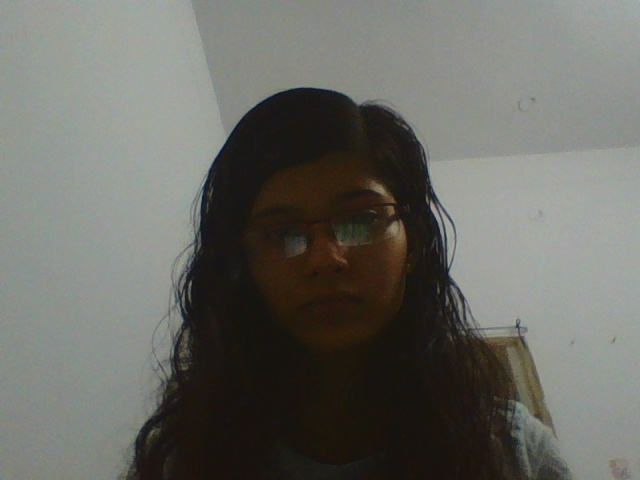
//> input picture assignments/assignment0/cameraFrames/124.jpg, 640 x 480 px, given in place of me6.webm, which was not available
$ ./chromaKey   (built with g++ and OpenCV 4)
//> lines starting //> are read from the running program, lines starting //| are printed output that depends on the picture; pictures that were not available may be replaced by others from this repository, and a replacement may not be noted
#include<opencv2/core/core.hpp>
#include<opencv2/highgui/highgui.hpp>
#include<opencv2/imgproc/imgproc.hpp>
#include<iostream>
#include<string>

using namespace cv;
using namespace std;

int main(int argc, char** argv) {
   string foregrndPath("me6.webm");
   string backgrndPath("Fly To Space Earth.mp4");
   if(argc == 3) {
    foregrndPath = argv[1];
    backgrndPath = argv[2];
   }

   VideoCapture foregrndCap(foregrndPath);
   if(!foregrndCap.isOpened()) {
      cerr << "Cannot open 1st video!" << endl;
      return -1;
   }
   double foregrndFps = foregrndCap.get(CV_CAP_PROP_FPS);

   VideoCapture backgrndCap(backgrndPath);
   if(!backgrndCap.isOpened()) {
      cerr << "Cannot open 2nd video!" << endl;
      return -1;
   }

   double backgrndFps = backgrndCap.get(CV_CAP_PROP_FPS);
   Mat frame1, frame2, foregrndGray, backgrndGray, merged;
   int fourcc = CV_FOURCC('F', 'M', 'P', '4');
   double fps;
   if(foregrndFps < backgrndFps)
      fps = foregrndFps;
   else
      fps = backgrndFps;

   if (argc > 2) {
      fps = stoi(argv[2]);
   }

   Mat foregrnd, backgrnd;
   foregrndCap >> foregrnd;
//> foregrnd is the input picture: 480 rows x 640 cols, CV_8UC3; mean B, G, R 100.5, 106.2, 106
   backgrndCap >> backgrnd;
   Size foreSz = foregrnd.size();
//> foreSz = Size(640, 480)
   Size backSz = backgrnd.size();
//> backSz = Size(640, 480)
   int mergedHt = foreSz.height, mergedWdth = foreSz.width;
//> mergedHt = 480; mergedWdth = 640
   if(foreSz.height > backSz.height)
   mergedHt = backSz.height;
   if(foreSz.width > backSz.width)
    mergedWdth = backSz.width;

   CvSize framesize = cvSize(1280, 720);
   if(!fourcc) {
      cerr << "codec not found" << endl;
      return -1;
   }

   VideoWriter wtr("mergedVideo.avi", fourcc, fps, framesize, true);

   while(true) {
      foregrndCap >> frame1;
      backgrndCap >> frame2;

      if(frame1.empty() || frame2.empty()) {
         break;
      }

      resize(frame1, frame1, framesize);
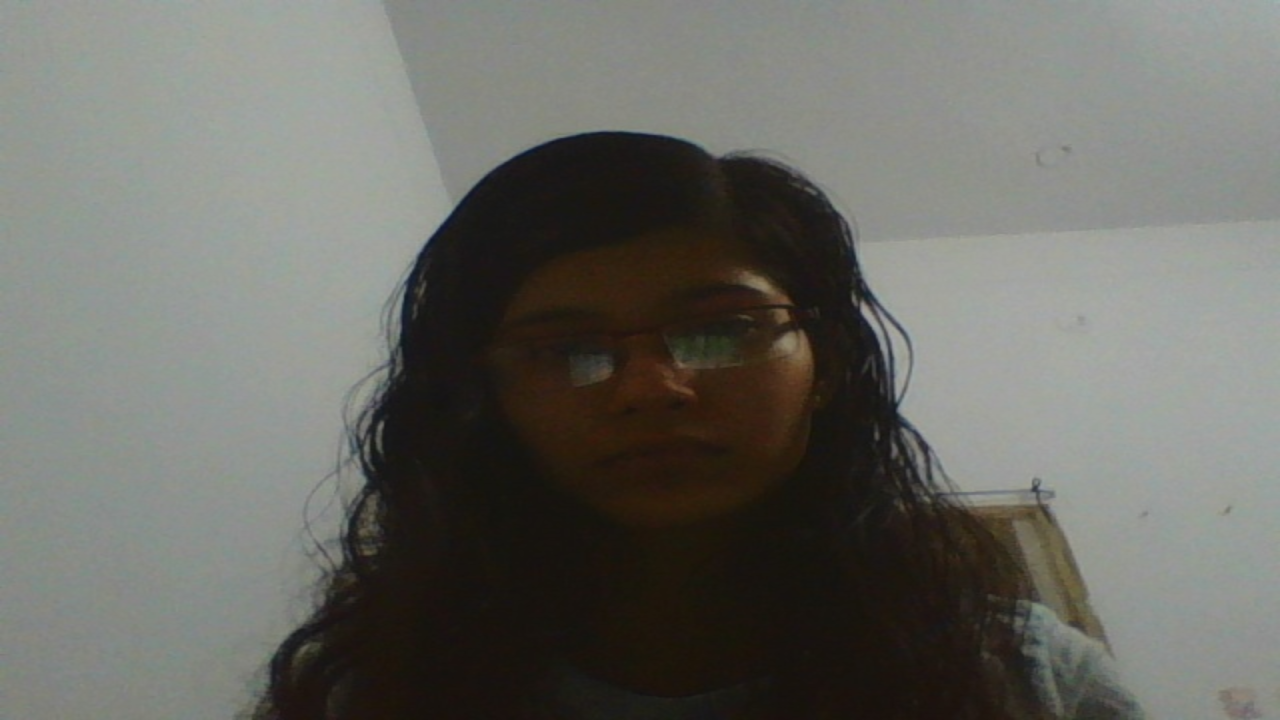
//> frame1: 720 rows x 1280 cols, CV_8UC3; mean B, G, R 100.5, 106.1, 106
      resize(frame2, frame2, framesize);
    // [21 lines of commented-out code are left out]
    Mat foregrnd, backgrnd = frame2;
    Mat output(frame1.rows, frame1.cols, frame1.type());
    vector<Mat> channels;
    cvtColor(frame1, foregrnd, CV_BGR2YUV);
//> foregrnd: 720 rows x 1280 cols, CV_8UC3; mean of channels 0, 1, 2 105.5, 125.7, 128.4
    split(foregrnd, channels);
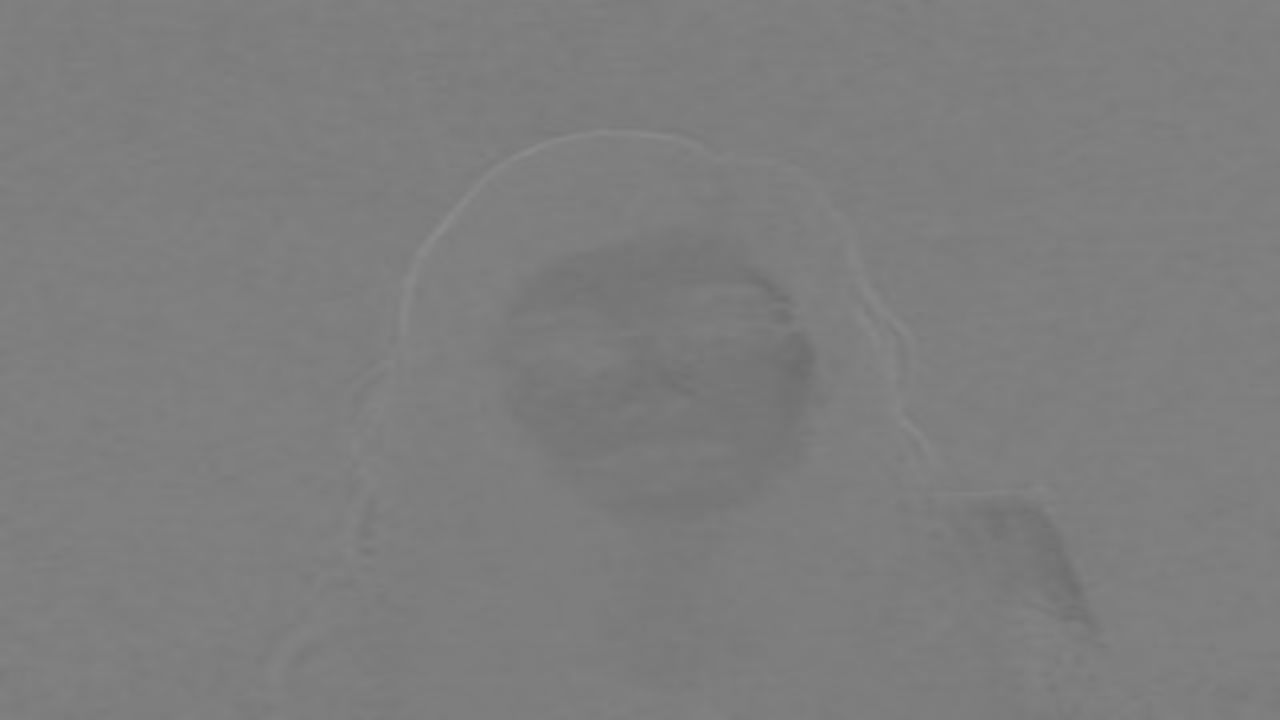
//> channels[1]: 720 rows x 1280 cols, CV_8UC1; min 109, max 140, mean 125.7
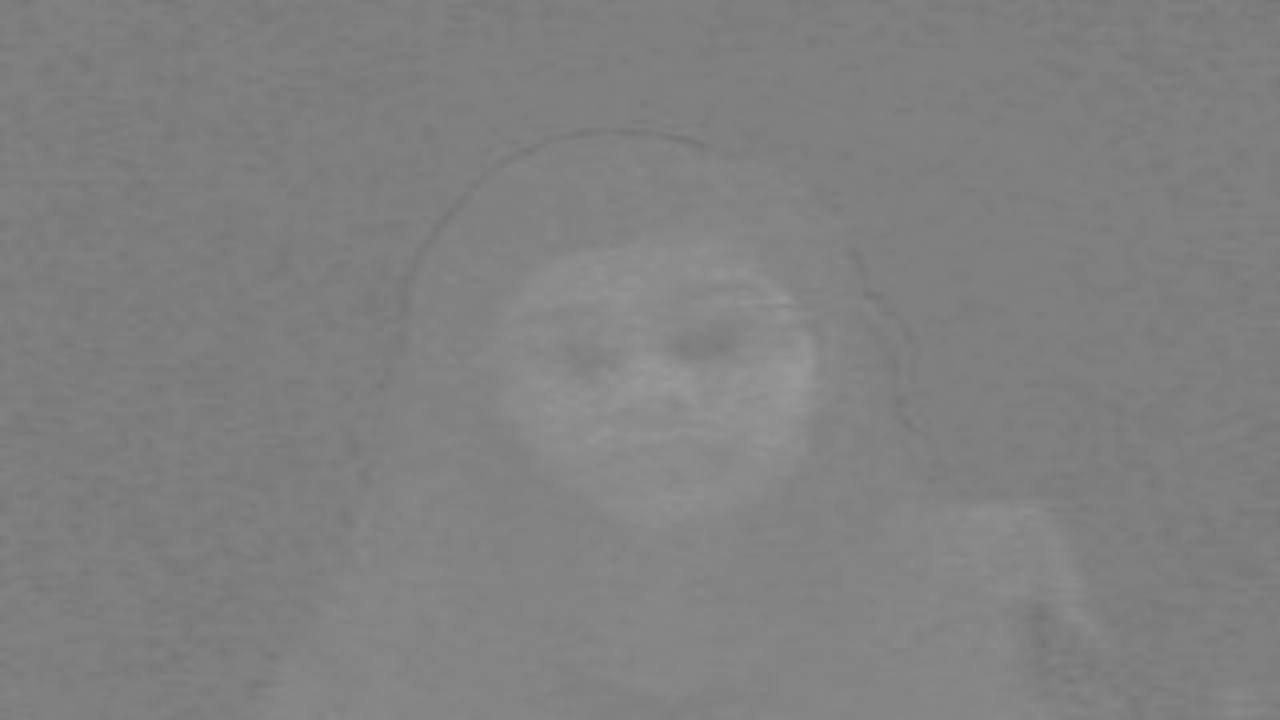
//> channels[2]: 720 rows x 1280 cols, CV_8UC1; min 117, max 153, mean 128.4
    double min, max;
    for(int y = 0; y < frame1.rows; y++) {
        for(int x = 0; x < frame1.cols; x++) {
            Vec3b color = foregrnd.at<Vec3b>(Point(x,y));
                if(color[1] > 120) {
                    output.at<Vec3b>(Point(x,y)) = frame1.at<Vec3b>(Point(x,y));
                }
                else {
                    output.at<Vec3b>(Point(x,y)) = frame2.at<Vec3b>(Point(x,y));
                }

        }
    }
//	imshow("merge", output);
//	waitKey(30);
    wtr << output;
    }
    return 0;
}
